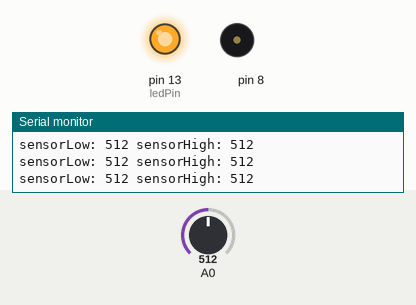
A sketch run on a simulated Arduino Uno, built with avr-gcc and run on an emulated ATmega328P. Shown: output pins drawn as LEDs (lit = HIGH), buzzer (waves = sounding), the last lines printed to the serial monitor. The inputs (shaded band) are chosen by the test bench; at power-on: A0 = 512.

Above: at 0.1 s.
At 5.1 s:
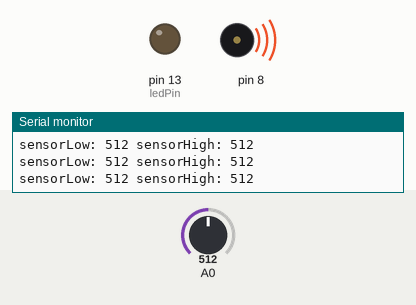
Timing chart, 0 to 6.6 s (numbered marks = the images above):
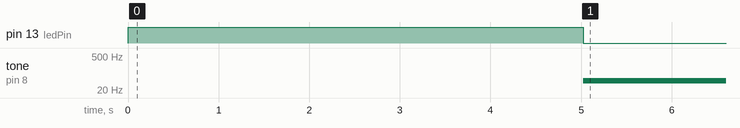

Measured:
- by itself, tone on pin 8: silent → 49 Hz at 5.0 s

The sketch:

light_theremin.ino
```cpp
int sensorValue;
int sensorLow = 1023;
int sensorHigh = 0;

const int ledPin = 13;

void setup() {
  // put your setup code here, to run once:

  Serial.begin(9600);
  pinMode(ledPin, OUTPUT);
  digitalWrite(ledPin, HIGH);

  while (millis() < 5000) {
    sensorValue = analogRead(A0);
    if (sensorValue > sensorHigh) {
      sensorHigh = sensorValue;
    }
    if (sensorValue < sensorLow) {
      sensorLow = sensorValue;
    }

    Serial.print("sensorLow: ");
    Serial.print(sensorLow);
    Serial.print(" sensorHigh: ");
    Serial.println(sensorHigh);
  }

  digitalWrite(ledPin, LOW);

}

void loop() {
  // put your main code here, to run repeatedly:

  sensorValue = analogRead(A0);

  int pitch = map(sensorValue, sensorLow, sensorHigh, 50, 2000);

  tone(8, pitch, 20);

  delay(10);

}
```
